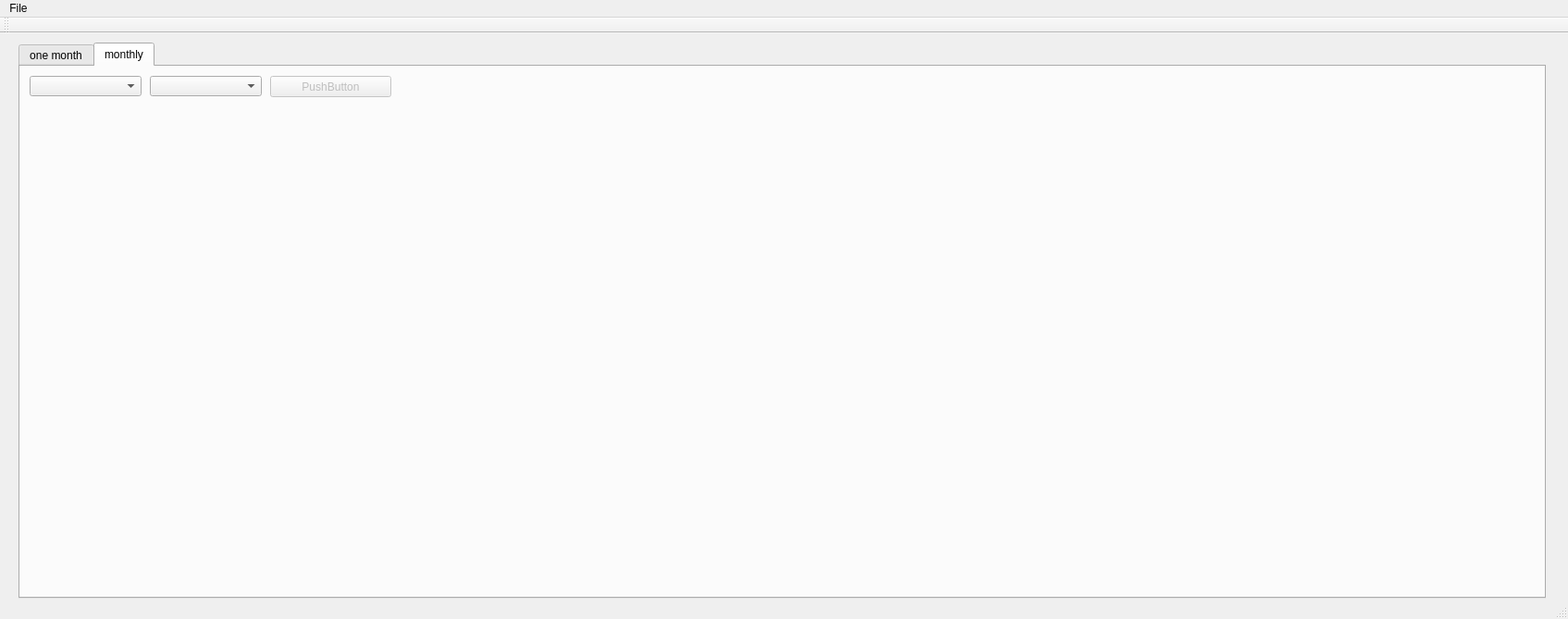
<?xml version="1.0" encoding="UTF-8"?>
<ui version="4.0">
 <class>MainWindow</class>
 <widget class="QMainWindow" name="MainWindow">
  <property name="geometry">
   <rect>
    <x>0</x>
    <y>0</y>
    <width>1695</width>
    <height>669</height>
   </rect>
  </property>
  <property name="windowTitle">
   <string>MainWindow</string>
  </property>
  <widget class="QWidget" name="centralWidget">
   <widget class="QTabWidget" name="tabWidget">
    <property name="geometry">
     <rect>
      <x>20</x>
      <y>10</y>
      <width>1651</width>
      <height>601</height>
     </rect>
    </property>
    <property name="currentIndex">
     <number>1</number>
    </property>
    <widget class="QWidget" name="tab_3">
     <attribute name="title">
      <string>one month</string>
     </attribute>
     <widget class="QComboBox" name="monthSelectComboBox">
      <property name="geometry">
       <rect>
        <x>10</x>
        <y>10</y>
        <width>121</width>
        <height>22</height>
       </rect>
      </property>
     </widget>
     <widget class="QWidget" name="aMonthChart" native="true">
      <property name="geometry">
       <rect>
        <x>10</x>
        <y>40</y>
        <width>1631</width>
        <height>521</height>
       </rect>
      </property>
     </widget>
    </widget>
    <widget class="QWidget" name="tab_4">
     <attribute name="title">
      <string>monthly</string>
     </attribute>
     <widget class="QWidget" name="chartWidget" native="true">
      <property name="geometry">
       <rect>
        <x>10</x>
        <y>50</y>
        <width>1631</width>
        <height>521</height>
       </rect>
      </property>
     </widget>
     <widget class="QComboBox" name="beginComboBox">
      <property name="geometry">
       <rect>
        <x>10</x>
        <y>10</y>
        <width>121</width>
        <height>22</height>
       </rect>
      </property>
     </widget>
     <widget class="QComboBox" name="endComboBox">
      <property name="geometry">
       <rect>
        <x>140</x>
        <y>10</y>
        <width>121</width>
        <height>22</height>
       </rect>
      </property>
     </widget>
     <widget class="QPushButton" name="drawButton">
      <property name="enabled">
       <bool>false</bool>
      </property>
      <property name="geometry">
       <rect>
        <x>270</x>
        <y>10</y>
        <width>131</width>
        <height>23</height>
       </rect>
      </property>
      <property name="text">
       <string>PushButton</string>
      </property>
     </widget>
    </widget>
   </widget>
  </widget>
  <widget class="QMenuBar" name="menuBar">
   <property name="geometry">
    <rect>
     <x>0</x>
     <y>0</y>
     <width>1695</width>
     <height>21</height>
    </rect>
   </property>
   <widget class="QMenu" name="menuFile">
    <property name="title">
     <string>File</string>
    </property>
    <addaction name="actionSensorFileOpen"/>
    <addaction name="actionCommentFileOpen"/>
   </widget>
   <addaction name="menuFile"/>
  </widget>
  <widget class="QToolBar" name="mainToolBar">
   <attribute name="toolBarArea">
    <enum>TopToolBarArea</enum>
   </attribute>
   <attribute name="toolBarBreak">
    <bool>false</bool>
   </attribute>
  </widget>
  <widget class="QStatusBar" name="statusBar"/>
  <action name="actionSensorFileOpen">
   <property name="text">
    <string>Sensor file open</string>
   </property>
  </action>
  <action name="actionCommentFileOpen">
   <property name="enabled">
    <bool>false</bool>
   </property>
   <property name="text">
    <string>Comment file open</string>
   </property>
  </action>
 </widget>
 <layoutdefault spacing="6" margin="11"/>
 <resources/>
 <connections/>
</ui>
